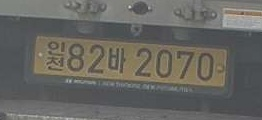
#> input picture img/car1.jpg, 262 x 120 px
$ python edge_roberts.py
#> lines starting #> are read from the running program, lines starting #| are printed output that depends on the picture
# 로버츠 교차 필터를 적용한 경계 검출 (edge_roberts.py)

import cv2
import numpy as np

img = cv2.imread("../img/car1.jpg")
#> img is the input picture: shape (120, 262, 3); mean B, G, R 97.7, 102.5, 103.5

# 로버츠 커널 생성 ---①
gx_kernel = np.array([[1,0], [0,-1]])
gy_kernel = np.array([[0, 1],[-1,0]])

# 커널 적용 ---②
edge_gx = cv2.filter2D(img, -1, gx_kernel)
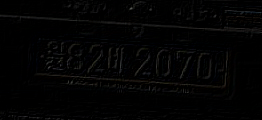
#> edge_gx: shape (120, 262, 3); mean B, G, R 3.1, 3.1, 3.1
edge_gy = cv2.filter2D(img, -1, gy_kernel)
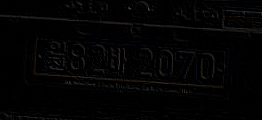
#> edge_gy: shape (120, 262, 3); mean B, G, R 3.1, 3.1, 3.2

# 결과 출력
merged = np.hstack((img, edge_gx, edge_gy, edge_gx+edge_gy))
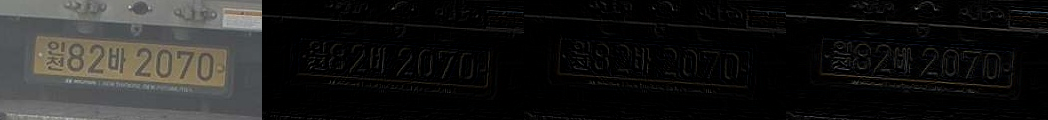
#> merged: shape (120, 1048, 3); mean B, G, R 27.5, 28.7, 29
cv2.imshow('roberts cross', merged)
cv2.waitKey(0)
cv2.destroyAllWindows()

$ run again, with img/car2.jpg copied over img/car1.jpg
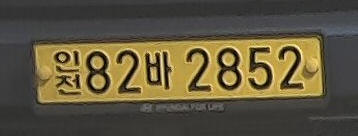
#> input picture img/car2.jpg, 358 x 136 px
#> img is the input picture: shape (136, 358, 3); mean B, G, R 62.9, 86.3, 94.9
#> `edge_gy = cv2.filter2D(img, -1, gy_kernel)`:
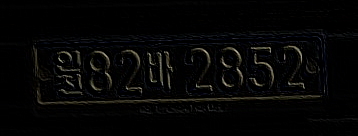
#> edge_gy: shape (136, 358, 3); mean B, G, R 4.8, 5.3, 5.4
#> `merged = np.hstack((img, edge_gx, edge_gy, edge_gx+edge_gy))`:
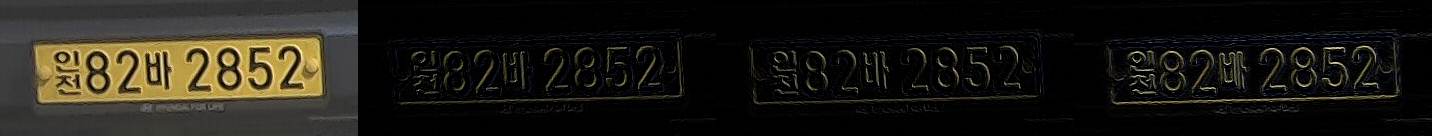
#> merged: shape (136, 1432, 3); mean B, G, R 20.6, 26.9, 29.2

$ run again, with img/car3.jpg copied over img/car1.jpg
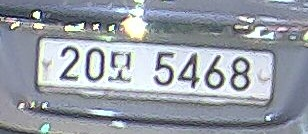
#> input picture img/car3.jpg, 308 x 134 px
#> img is the input picture: shape (134, 308, 3); mean B, G, R 167.3, 158, 151.8
#> `edge_gy = cv2.filter2D(img, -1, gy_kernel)`:
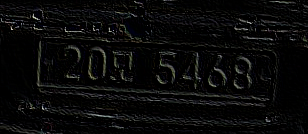
#> edge_gy: shape (134, 308, 3); mean B, G, R 9.2, 9.4, 9.3
#> `merged = np.hstack((img, edge_gx, edge_gy, edge_gx+edge_gy))`:
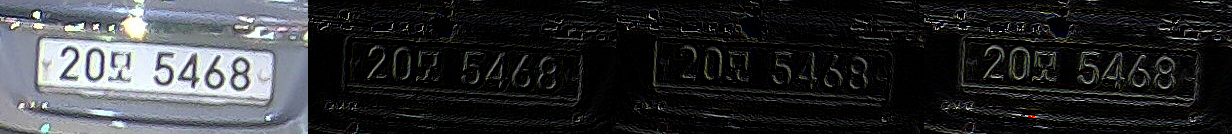
#> merged: shape (134, 1232, 3); mean B, G, R 51.1, 48.9, 47.3

$ run again, with img/car4.jpg copied over img/car1.jpg
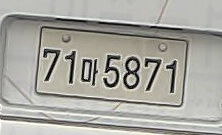
#> input picture img/car4.jpg, 222 x 135 px
#> img is the input picture: shape (135, 222, 3); mean B, G, R 160.2, 167.1, 168
#> `edge_gy = cv2.filter2D(img, -1, gy_kernel)`:
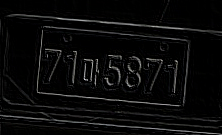
#> edge_gy: shape (135, 222, 3); mean B, G, R 9.7, 9.7, 9.7
#> `merged = np.hstack((img, edge_gx, edge_gy, edge_gx+edge_gy))`:
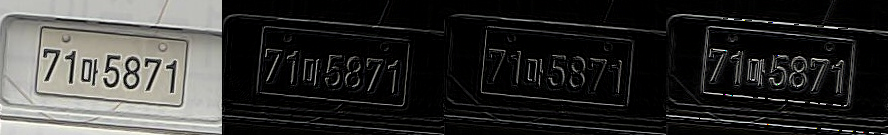
#> merged: shape (135, 888, 3); mean B, G, R 49.4, 51.2, 51.4
